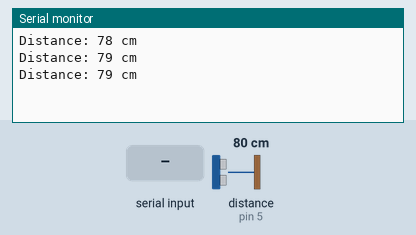
Simulated run of this sketch. Board: Arduino Uno, built with avr-gcc and run on an emulated ATmega328P. Shown: the last lines printed to the serial monitor. Wiring (inferred from the names in the program): ultrasonic range finder: trigger pin 4; echo pin 5. The test bench sets the inputs (shaded band); at power-on: distance to the obstacle (sensor on pin 5) 80 cm. The echo pulse lasts 58.3 µs per cm.

Above: at 1.3 s.
1.4 s: "1" received over the second serial link
3.0 s: "0" received over the second serial link
6.0 s: distance to the obstacle (sensor on pin 5) set to 2 cm
At 6.5 s:
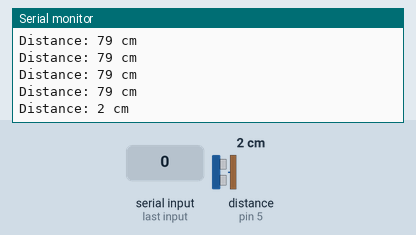
9.0 s: distance to the obstacle (sensor on pin 5) set to 4 cm
At 9.5 s:
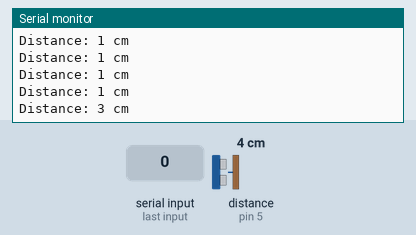
12.0 s: "2" received over the second serial link
Timing chart, 0 to 15.0 s (numbered marks = the images above; inputs shaded):
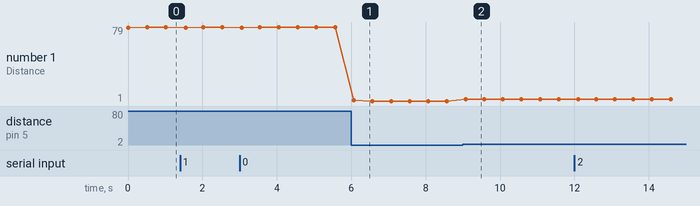

The sketch:

estacionamento_scketch.ino
```cpp
#include <SoftwareSerial.h>

#define bluetooth_rx 2
#define bluetooth_tx 3
#define pino_trigger 4
#define pino_echo 5

long duration;
int distance;

SoftwareSerial Bluetooth(bluetooth_rx, bluetooth_tx);

void setup() {
  pinMode(pino_trigger, OUTPUT);
  pinMode(pino_echo, INPUT);

  Serial.begin(9600);
  Bluetooth.begin(9600);
}

void loop() {
  if (Bluetooth.available()) {
    char data = Bluetooth.read();
    Serial.print("Received from Bluetooth: ");
    Serial.println(data);
    // Optionally, send a response back
    Bluetooth.print('B'); // Echo the received character
  }

  // Send data from Serial Monitor to Bluetooth
  /*if (Serial.available()) {
    char data = Serial.read();
    Bluetooth.print(data);
  }*/

  //Le as informacoes do sensor, em cm
  // Garante que o pino Trig está desligado
  digitalWrite(pino_trigger, LOW);
  delayMicroseconds(2);

  // Envia um pulso de 10 microssegundos no pino Trig
  digitalWrite(pino_trigger, HIGH);
  delayMicroseconds(10);
  digitalWrite(pino_trigger, LOW);

  // Leitura do pino Echo e mede a duração do pulso
  duration = pulseIn(pino_echo, HIGH);

  // Calcula a distância (duração / 2) / 29.1
  distance = duration * 0.034 / 2;

  // Imprime a distância no monitor serial
  Serial.print("Distance: ");
  Serial.print(distance);
  Serial.println(" cm");

  // Pausa de 500 milissegundos
  delay(500);
}
```

Measured:
- after the input at 6.0 s, the serial monitor: prints a new line after 0.07 s (image 1)
- after the input at 9.0 s, the serial monitor: prints a new line after 0.07 s (image 2)
- plotted number 1: 79 → 1 after the input at 6.0 s, 1 → 3 after the input at 9.0 s
